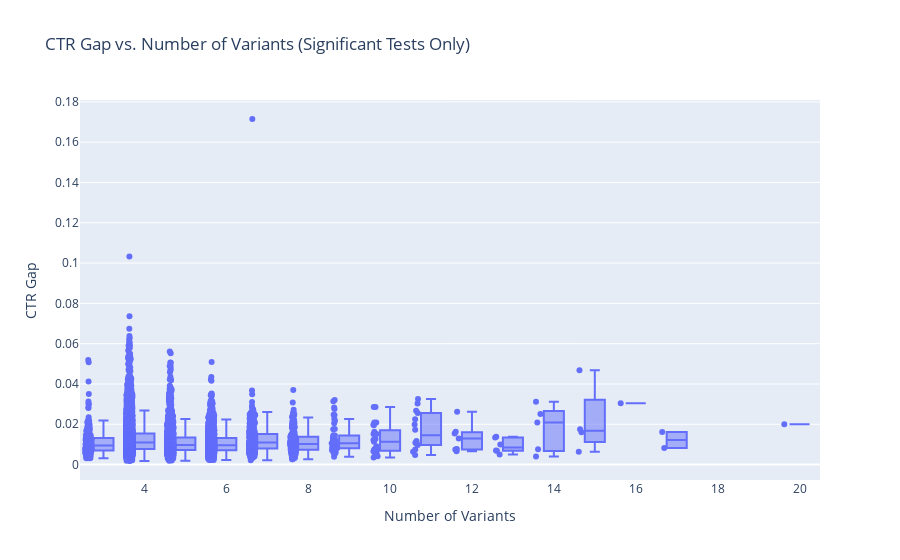

Notebook source saved alongside this figure:
### Code cell
fig3 = px.box(
    multi_df[multi_df["significant"] == True],
    x="num_variants",
    y="ctr_range",
    points="all",
    title="CTR Gap vs. Number of Variants (Significant Tests Only)",
    labels={"num_variants": "Number of Variants", "ctr_range": "CTR Gap"}
)
fig3.show()

### Figure 1 — Plotly figure (JSON) as saved in the notebook; plotly's stock layout.template omitted (floating-point values rounded to 4 significant figures; data arrays with more than 128 entries replaced by an {"elided": "..."} marker saying what was removed)
{"data": [{"alignmentgroup": "True", "boxpoints": "all", "hovertemplate": "Number of Variants=%{x}<br>CTR Gap=%{y}<extra></extra>", "legendgroup": "", "marker": {"color": "#636efa"}, "name": "", "notched": false, "offsetgroup": "", "orientation": "v", "showlegend": false, "type": "box", "x": {"elided": "10208 int values"}, "x0": " ", "xaxis": "x", "y": {"elided": "10208 float values"}, "y0": " ", "yaxis": "y"}], "layout": {"boxmode": "group", "legend": {"tracegroupgap": 0}, "title": {"text": "CTR Gap vs. Number of Variants (Significant Tests Only)"}, "xaxis": {"anchor": "y", "domain": [0, 1], "title": {"text": "Number of Variants"}}, "yaxis": {"anchor": "x", "domain": [0, 1], "title": {"text": "CTR Gap"}}}}
